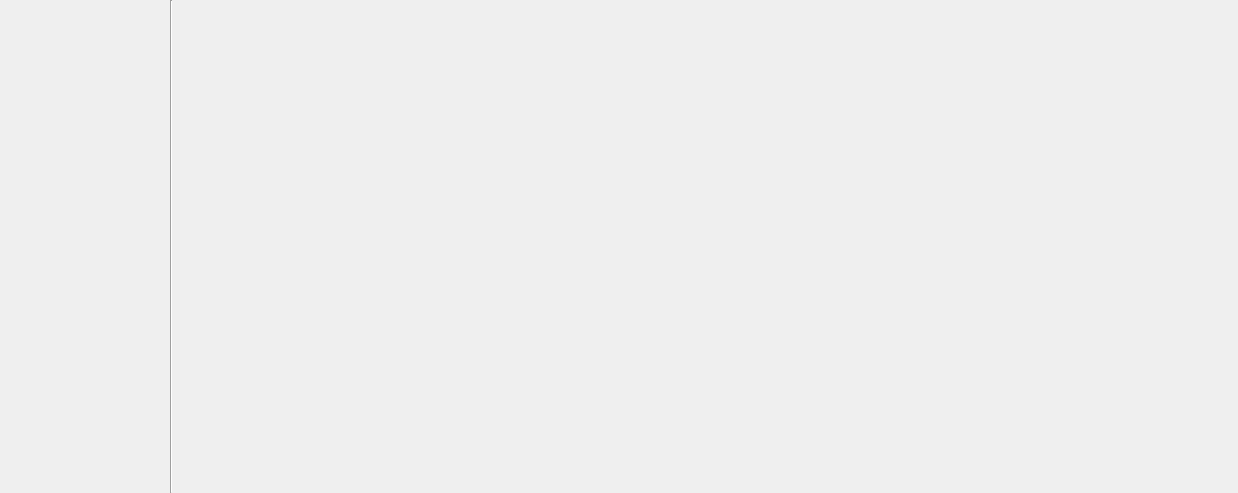
<?xml version="1.0" encoding="UTF-8"?>
<ui version="4.0">
 <class>ABRSim</class>
 <widget class="QWidget" name="ABRSim">
  <property name="geometry">
   <rect>
    <x>0</x>
    <y>0</y>
    <width>1238</width>
    <height>493</height>
   </rect>
  </property>
  <property name="windowTitle">
   <string>ABRSim</string>
  </property>
  <layout class="QHBoxLayout" name="horizontalLayout">
   <property name="spacing">
    <number>0</number>
   </property>
   <property name="leftMargin">
    <number>0</number>
   </property>
   <property name="topMargin">
    <number>0</number>
   </property>
   <property name="rightMargin">
    <number>0</number>
   </property>
   <property name="bottomMargin">
    <number>0</number>
   </property>
   <item>
    <widget class="QFrame" name="control">
     <property name="minimumSize">
      <size>
       <width>170</width>
       <height>0</height>
      </size>
     </property>
     <property name="maximumSize">
      <size>
       <width>170</width>
       <height>16777215</height>
      </size>
     </property>
     <property name="font">
      <font>
       <pointsize>8</pointsize>
      </font>
     </property>
     <layout class="QVBoxLayout" name="layout_left"/>
    </widget>
   </item>
   <item>
    <widget class="Line" name="line">
     <property name="orientation">
      <enum>Qt::Vertical</enum>
     </property>
    </widget>
   </item>
   <item>
    <layout class="QVBoxLayout" name="verticalLayout_2">
     <property name="spacing">
      <number>0</number>
     </property>
     <item>
      <layout class="QHBoxLayout" name="layourt_ctrl_R">
       <property name="spacing">
        <number>0</number>
       </property>
       <property name="leftMargin">
        <number>4</number>
       </property>
       <property name="topMargin">
        <number>0</number>
       </property>
       <property name="rightMargin">
        <number>4</number>
       </property>
      </layout>
     </item>
     <item>
      <layout class="QHBoxLayout" name="horizontalLayout_3">
       <property name="spacing">
        <number>0</number>
       </property>
       <item>
        <widget class="QFrame" name="verticalFrame_2">
         <property name="minimumSize">
          <size>
           <width>30</width>
           <height>0</height>
          </size>
         </property>
         <property name="maximumSize">
          <size>
           <width>30</width>
           <height>16777215</height>
          </size>
         </property>
         <property name="font">
          <font>
           <pointsize>6</pointsize>
          </font>
         </property>
         <layout class="QVBoxLayout" name="layout_ctrl_curve_R">
          <property name="spacing">
           <number>0</number>
          </property>
          <property name="leftMargin">
           <number>1</number>
          </property>
          <property name="topMargin">
           <number>0</number>
          </property>
          <property name="rightMargin">
           <number>1</number>
          </property>
          <property name="bottomMargin">
           <number>6</number>
          </property>
         </layout>
        </widget>
       </item>
       <item>
        <widget class="QFrame" name="verticalFrame_3">
         <layout class="QVBoxLayout" name="layout_graph_R">
          <property name="spacing">
           <number>0</number>
          </property>
          <property name="leftMargin">
           <number>0</number>
          </property>
          <property name="topMargin">
           <number>6</number>
          </property>
          <property name="rightMargin">
           <number>6</number>
          </property>
          <property name="bottomMargin">
           <number>6</number>
          </property>
         </layout>
        </widget>
       </item>
      </layout>
     </item>
    </layout>
   </item>
   <item>
    <layout class="QVBoxLayout" name="verticalLayout_4">
     <property name="spacing">
      <number>0</number>
     </property>
     <item>
      <layout class="QHBoxLayout" name="layourt_ctrl_L">
       <property name="spacing">
        <number>0</number>
       </property>
       <property name="leftMargin">
        <number>4</number>
       </property>
       <property name="rightMargin">
        <number>4</number>
       </property>
      </layout>
     </item>
     <item>
      <layout class="QHBoxLayout" name="horizontalLayout_2">
       <property name="spacing">
        <number>0</number>
       </property>
       <item>
        <widget class="QFrame" name="verticalFrame_4">
         <property name="minimumSize">
          <size>
           <width>30</width>
           <height>0</height>
          </size>
         </property>
         <property name="maximumSize">
          <size>
           <width>30</width>
           <height>16777215</height>
          </size>
         </property>
         <property name="font">
          <font>
           <pointsize>6</pointsize>
          </font>
         </property>
         <layout class="QVBoxLayout" name="layout_ctrl_curve_L">
          <property name="spacing">
           <number>0</number>
          </property>
          <property name="leftMargin">
           <number>1</number>
          </property>
          <property name="topMargin">
           <number>0</number>
          </property>
          <property name="rightMargin">
           <number>1</number>
          </property>
          <property name="bottomMargin">
           <number>6</number>
          </property>
         </layout>
        </widget>
       </item>
       <item>
        <widget class="QFrame" name="verticalFrame_5">
         <layout class="QVBoxLayout" name="layout_graph_L">
          <property name="spacing">
           <number>0</number>
          </property>
          <property name="leftMargin">
           <number>0</number>
          </property>
          <property name="topMargin">
           <number>6</number>
          </property>
          <property name="rightMargin">
           <number>6</number>
          </property>
          <property name="bottomMargin">
           <number>6</number>
          </property>
         </layout>
        </widget>
       </item>
      </layout>
     </item>
    </layout>
   </item>
  </layout>
 </widget>
 <resources/>
 <connections/>
</ui>
